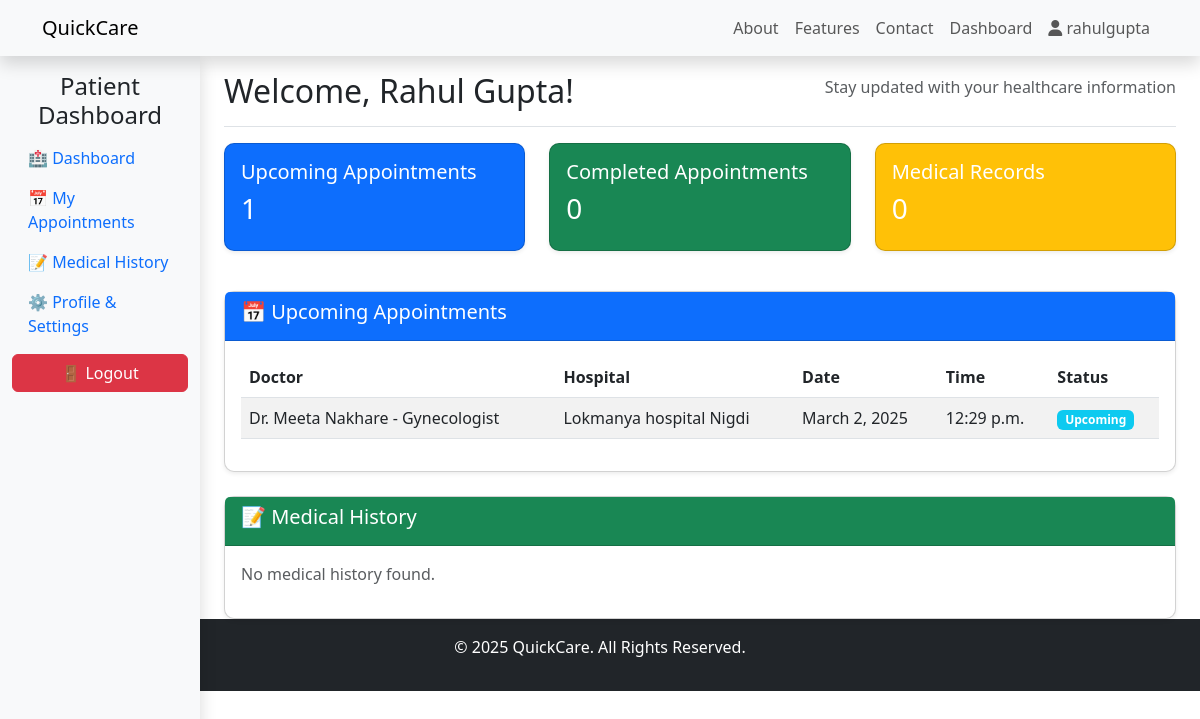
The page /patients/dashboard/ (signed in) on the database as committed earlier.
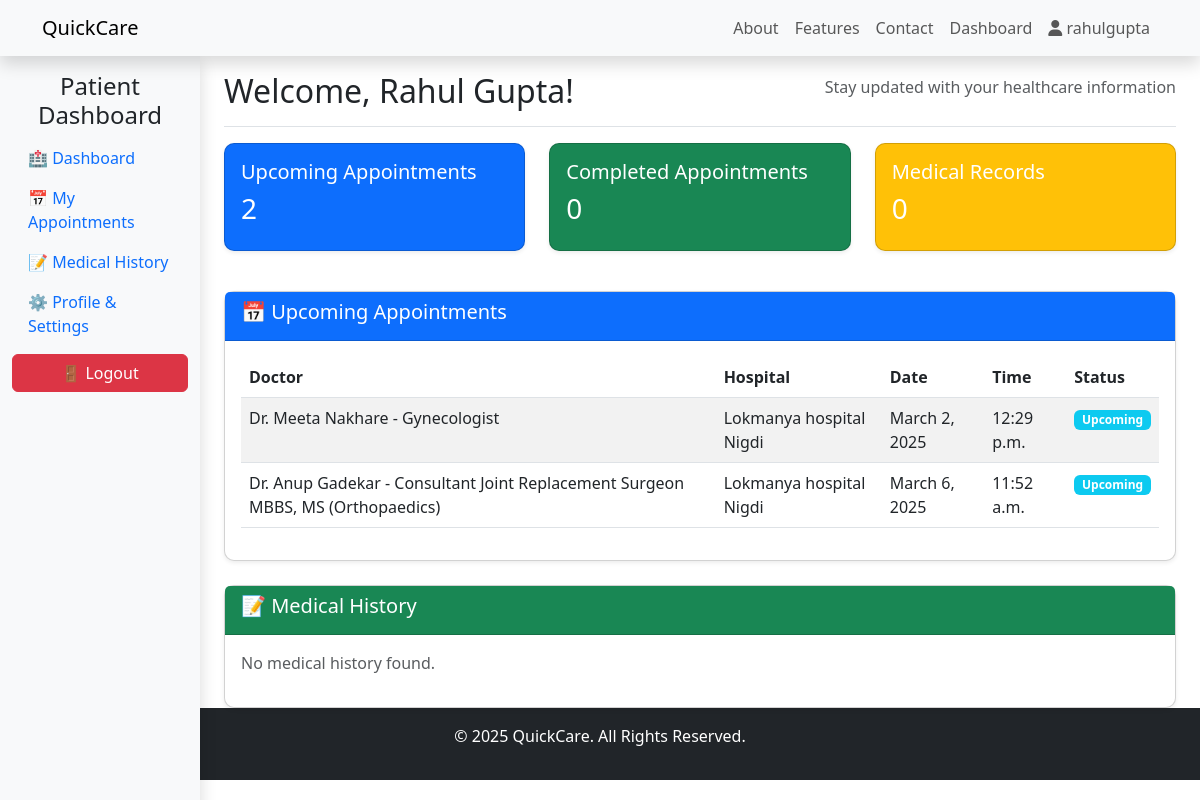
The same page on the database as committed later.
### hospitals/models.py (models this page shows, shortened)
class Appointment(models.Model):
    STATUS_CHOICES = [
        ("Upcoming", "Upcoming"),
        ("Completed", "Completed"),
        ("Cancelled", "Cancelled"),
    ]
    hospital = models.ForeignKey(HospitalProfile, on_delete=models.CASCADE, related_name="appointments")
    patient = models.ForeignKey(settings.AUTH_USER_MODEL, on_delete=models.CASCADE, related_name="appointments")
    doctor = models.ForeignKey(Doctor, on_delete=models.CASCADE, related_name="appointments")
    date = models.DateField()
    time = models.TimeField()
    status = models.CharField(max_length=20, choices=STATUS_CHOICES, default="Upcoming")
    created_at = models.DateTimeField(auto_now_add=True)

class Doctor(models.Model):
    hospital = models.ForeignKey(HospitalProfile, on_delete=models.CASCADE, related_name="doctors")
    name = models.CharField(max_length=30)
    specialization = models.CharField(max_length=40)
    phone_number = models.CharField(max_length=10)
    email = models.EmailField(unique=True)
    def __str__(self):
        return f"Dr. {self.name} - {self.specialization}"

### accounts/models.py (models this page shows, shortened)
class HospitalProfile(models.Model):
    user = models.OneToOneField(CustomUser, on_delete=models.CASCADE, related_name="hospital_profile")
    hospital_name = models.CharField(max_length=255)
    registration_number = models.CharField(max_length=100, unique=True)
    phone_number = models.CharField(max_length=15, blank=True, null=True)
    address = models.TextField()
    city = models.CharField(max_length=100)
    state = models.CharField(max_length=100)
    zip_code = models.CharField(max_length=10)
    specialization = models.TextField(blank=True, null=True)  # Special services provided
    emergency_services = models.BooleanField(default=False)  # True if hospital has emergency care

### patients/views.py (the view)
# urls.py: path("dashboard/", patient_dashboard, name="patient_dashboard"),
@login_required
def patient_dashboard(request):
    upcoming_appointments = Appointment.objects.filter(patient=request.user, status="Upcoming")
    past_appointments = Appointment.objects.filter(patient=request.user, status="Completed")
    medical_records = MedicalRecord.objects.filter(patient=request.user)
    context = {
        'upcoming_appointments': upcoming_appointments,
        'past_appointments': past_appointments,
        'medical_records': medical_records,
    }
    return render(request, "patients/patients_dashboard.html", context)

### patients/templates/patients/patients_dashboard.html (shortened to what the changed rows need)
{% extends "home/base.html" %}
{% block content %}
<div class="container-fluid">
    <div class="row">
        <main class="col-md-9 ms-sm-auto col-lg-10 px-md-4">
            <div class="d-flex justify-content-between flex-wrap flex-md-nowrap align-items-center pt-3 pb-2 mb-3 border-bottom">
                <h2>Welcome, {{ user.first_name}} {{user.last_name}}!</h2>
            </div>
            <div class="row">
                <div class="col-12 col-sm-6 col-lg-4 mb-3">
                    <div class="card text-white bg-primary shadow-sm">
                        <div class="card-body">
                            <h5 class="card-title">Upcoming Appointments</h5>
                            <h3>{{ upcoming_appointments.count }}</h3>
                        </div>
                    </div>
                </div>
            </div>
            <div class="card mt-4 shadow-sm">
                <div class="card-body">
                    {% if upcoming_appointments %}
                        <div class="table-responsive">
                            <table class="table table-striped">
                                <thead>
                                    <tr>
                                        <th>Doctor</th>
                                        <th>Hospital</th>
                                        <th>Date</th>
                                        <th>Time</th>
                                        <th>Status</th>
                                    </tr>
                                </thead>
                                <tbody>
                                    {% for appointment in upcoming_appointments %}
                                        <tr>
                                            <td>{{ appointment.doctor }}</td>
                                            <td>{{ appointment.hospital.hospital_name }}</td>
                                            <td>{{ appointment.date }}</td>
                                            <td>{{ appointment.time }}</td>
                                            <td><span class="badge bg-info">{{ appointment.status }}</span></td>
                                        </tr>
                                    {% endfor %}
                                </tbody>
                            </table>
                        </div>
                    {% else %}
                        <p class="text-muted">No upcoming appointments.</p>
                    {% endif %}
                </div>
            </div>
        </main>
    </div>
</div>
{% endblock %}

Rows that differ between the two databases and show on the page:
added Appointment: doctor "Dr. Anup Gadekar - Consultant Joint Replacement Surgeon MBBS, MS (Orthopaedics)", hospital.hospital_name "Lokmanya hospital Nigdi", date "March 6, 2025", time "11:52 a.m.", status "Upcoming"
Other text that changed with them:
{{ upcoming_appointments.count }}: "1" → "2"
